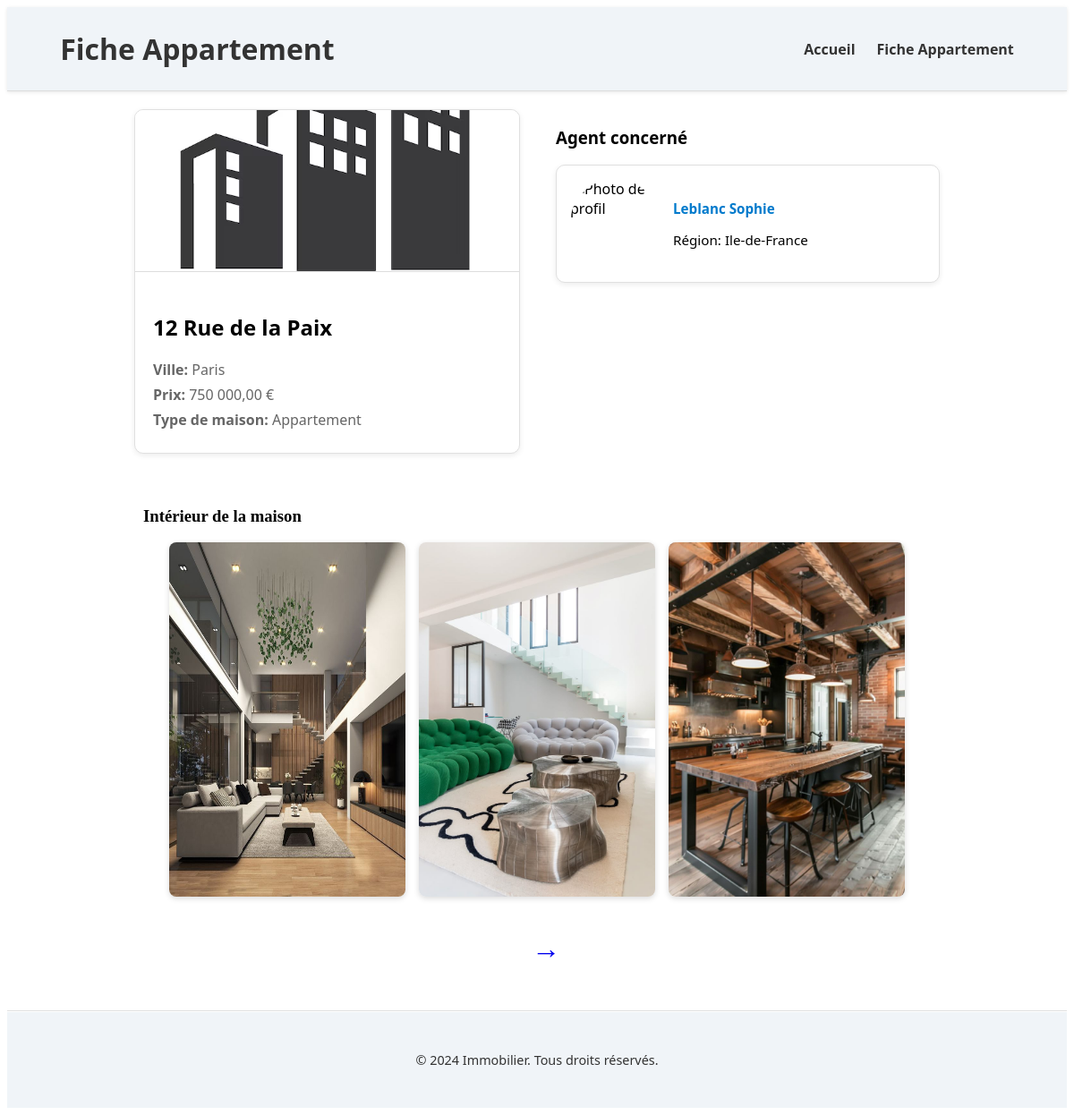
The page /page2.php on the database its author committed.
### tables this page shows
CREATE TABLE proprietes (
    id_propriete INT AUTO_INCREMENT PRIMARY KEY,
    adresse VARCHAR(100),
    ville VARCHAR(50),
    prix DECIMAL(10, 2),
    type_maison VARCHAR(50)
);

CREATE TABLE agents (
    id_agent INT AUTO_INCREMENT PRIMARY KEY,
    nom VARCHAR(50),
    prenom VARCHAR(50),
    region VARCHAR(50)
);

### page2.php (the view, shortened to what this page needs)
<?php
$bd = 'immobilier';
$bdd = dbconnect($bd);
$apartment_id = isset($_GET['id']) ? intval($_GET['id']) : 0;
$ids = [];
$sql_ids = "SELECT p.id_propriete FROM proprietes p ORDER BY p.id_propriete ASC";
$result_ids = mysqli_query($bdd, $sql_ids);
if ($result_ids) {
    while ($row = mysqli_fetch_assoc($result_ids)) {
        $ids[] = $row['id_propriete'];
    }
}
$current_index = array_search($apartment_id, $ids);
if ($current_index === false) {
    $current_index = 0;
    $apartment_id = $ids[0] ?? 0;
}
$next_id = $ids[$current_index + 1] ?? null;
if ($apartment_id > 0) {
    $sql = "SELECT p.*, a.nom AS agent_nom, a.prenom AS agent_prenom, a.region AS agent_region, a.id_agent
            FROM proprietes p
            JOIN listings l ON p.id_propriete = l.id_propriete
            JOIN agents a ON l.id_agent = a.id_agent
            WHERE p.id_propriete = $apartment_id";
    $result = mysqli_query($bdd, $sql);
    $apartment = $result ? mysqli_fetch_assoc($result) : null;
}
?>
<!DOCTYPE html>
<html lang="fr">
<head>
    <link rel="stylesheet" href="style.css" />
</head>
<body>
<header class="site-header">
    <div class="container">
        <h1>Fiche Appartement</h1>
        <nav>
            <ul class="nav-links">
                <li><a href="index.php">Accueil</a></li>
                <li><a href="#">Fiche Appartement</a></li>
            </ul>
        </nav>
    </div>
</header>
<div class="container" style="padding: 20px; max-width: 900px; margin: auto;">
<?php if ($apartment): ?>
    <div style="display: flex; gap: 40px; margin-bottom: 30px;">
        <div class="property-card" style="flex: 1;">
            <img src="image/appartement.png" alt="Appartement" class="property-image" />
            <div class="property-details">
                <h2><?php echo htmlspecialchars($apartment['adresse']); ?></h2>
                <p><strong>Ville:</strong> <?php echo htmlspecialchars($apartment['ville']); ?></p>
                <p><strong>Prix:</strong> <?php echo number_format($apartment['prix'], 2, ',', ' '); ?> €</p>
                <p><strong>Type de maison:</strong> <?php echo htmlspecialchars($apartment['type_maison']); ?></p>
            </div>
        </div>
        <div class="agent-info" style="flex: 1; font-family: 'Segoe UI', Tahoma, Geneva, Verdana, sans-serif;">
            <h3>Agent concerné</h3>
            <div class="agent-card" style="border: 1px solid #e0e0e0; border-radius: 10px; padding: 15px; display: flex; gap: 15px; align-items: center; background-color: #ffffff; box-shadow: 0 2px 6px rgba(0,0,0,0.08);">
                <img src="image/profil.png" alt="Photo de profil" style="width: 100px; height: 100px; object-fit: cover; border-radius: 50%;" />
                <div class="agent-details" style="font-size: 0.95em;">
                    <p><a href="agent.php?id=<?php echo $apartment['id_agent']; ?>" style="font-weight: 700; color: #007acc; text-decoration: none;"><?php echo htmlspecialchars($apartment['agent_nom'] . ' ' . $apartment['agent_prenom']); ?></a></p>
                    <p>Région: <?php echo htmlspecialchars($apartment['agent_region']); ?></p>
                </div>
            </div>
        </div>
    </div>
    <div class="interior-section" style="max-width: 900px; margin: 20px auto; padding: 10px;">
        <h3>Intérieur de la maison</h3>
        <div style="display: flex; gap: 15px; flex-wrap: wrap; justify-content: center;">
            <img src="image/4.jpeg" alt="Intérieur 1" style="width: 30%; border-radius: 8px; box-shadow: 0 2px 6px rgba(0,0,0,0.15);" />
            <img src="image/5.jpeg" alt="Intérieur 2" style="width: 30%; border-radius: 8px; box-shadow: 0 2px 6px rgba(0,0,0,0.15);" />
            <img src="image/7.jpeg" alt="Intérieur 3" style="width: 30%; border-radius: 8px; box-shadow: 0 2px 6px rgba(0,0,0,0.15);" />
        </div>
    </div>
    <div class="navigation" style="text-align: center; margin: 30px 0;">
        <?php if ($next_id !== null): ?>
            <a href="page2.php?id=<?php echo $next_id; ?>" style="font-size: 2em; margin-left: 20px; text-decoration: none;">&#8594;</a>
        <?php endif; ?>
    </div>
<?php else: ?>
    <p>Aucune propriété trouvée.</p>
<?php endif; ?>
</div>
<footer class="site-footer">
    <div class="container">
        <p>&copy; 2024 Immobilier. Tous droits réservés.</p>
    </div>
</footer>
</body>
</html>

### style.css (style rules this page uses)
.property-card { border: 1px solid #e0e0e0; border-radius: 10px; width: 300px; box-shadow: 0 2px 6px rgba(0,0,0,0.08); overflow: hidden; font-family: 'Segoe UI', Tahoma, Geneva, Verdana, sans-serif; background-color: #ffffff; transition: transform 0.25s ease, box-shadow 0.25s ease; }
.property-image { width: 100%; height: 180px; object-fit: cover; border-bottom: 1px solid #ddd; }
.property-details { padding: 20px; }
.property-details p { margin: 6px 0; color: #666; font-size: 1em; }
.site-header { background-color: #f0f4f8; color: #333; padding: 25px 0; box-shadow: 0 1px 4px rgba(0,0,0,0.1); border-bottom: 1px solid #ddd; }
.site-header .container { width: 90%; max-width: 1200px; margin: 0 auto; display: flex; align-items: center; justify-content: space-between; }
.site-header h1 { margin: 0; font-size: 2em; font-weight: 700; font-family: 'Segoe UI', Tahoma, Geneva, Verdana, sans-serif; }
.site-header ul li { margin: 0; font-size: 1em; font-weight: 700; font-family: 'Segoe UI', Tahoma, Geneva, Verdana, sans-serif; }
.nav-links { list-style: none; margin: 0; padding: 0; display: flex; gap: 24px; }
.nav-links li a { color: #333; text-decoration: none; font-weight: 600; transition: color 0.3s ease; }
.site-footer { background-color: #f0f4f8; color: #333; padding: 30px 0; border-top: 1px solid #e0e0e0; text-align: center; font-family: 'Segoe UI', Tahoma, Geneva, Verdana, sans-serif; font-size: 0.9em; box-shadow: inset 0 1px 0 #ffffff; }
.site-footer .container { width: 90%; max-width: 1200px; margin: 0 auto; }

### rows shown on the page
proprietes: adresse "12 Rue de la Paix", ville "Paris", prix "750 000,00", type_maison "Appartement", agents.nom+prenom "Leblanc Sophie", agents.region "Ile-de-France"
